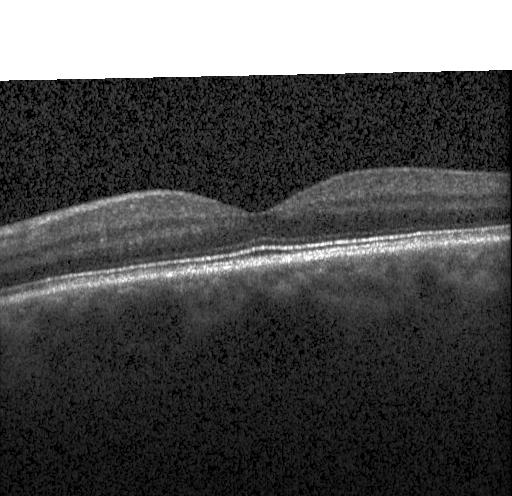
#> input picture data/test_image3.jpeg, 512 x 496 px, found by its file name
$ python view_color.py
#> lines starting #> are read from the running program, lines starting #| are printed output that depends on the picture
import cv2
import matplotlib.pyplot as plt

# Load the image
image = cv2.imread("./data/test_image3.jpeg")  # Replace with your image path
#> image is the input picture: shape (496, 512, 3); min 0, max 255, mean 79
image_rgb = cv2.cvtColor(image, cv2.COLOR_BGR2RGB)  # Convert BGR to RGB

# Define color space conversions
color_spaces = {
    "RGB": image_rgb,
    "Grayscale": cv2.cvtColor(image, cv2.COLOR_BGR2GRAY),
    "HSV": cv2.cvtColor(image, cv2.COLOR_BGR2HSV),
    "Lab": cv2.cvtColor(image, cv2.COLOR_BGR2LAB),
    "Luv": cv2.cvtColor(image, cv2.COLOR_BGR2LUV),
    "XYZ": cv2.cvtColor(image, cv2.COLOR_BGR2XYZ),
    "YCrCb": cv2.cvtColor(image, cv2.COLOR_BGR2YCrCb),
    "HLS": cv2.cvtColor(image, cv2.COLOR_BGR2HLS),
    "YUV": cv2.cvtColor(image, cv2.COLOR_BGR2YUV),
}

# Plot images in different color spaces
num_spaces = len(color_spaces)
#> num_spaces = 9
fig, axs = plt.subplots(1, num_spaces, figsize=(20, 5))

for i, (space_name, img) in enumerate(color_spaces.items()):
    if len(img.shape) == 2:  # Grayscale image
        axs[i].imshow(img, cmap="gray")
    else:  # Color image
        if space_name != "RGB":
            img = cv2.cvtColor(img, cv2.COLOR_BGR2RGB)  # Convert for proper display
        axs[i].imshow(img)

    axs[i].set_title(space_name)
    axs[i].axis("off")
#> this loop made 9 passes
#> space_name on passes 1 to 9: 'RGB', 'Grayscale', 'HSV', 'Lab', 'Luv', 'XYZ', 'YCrCb', 'HLS', 'YUV'

plt.tight_layout()
plt.show()
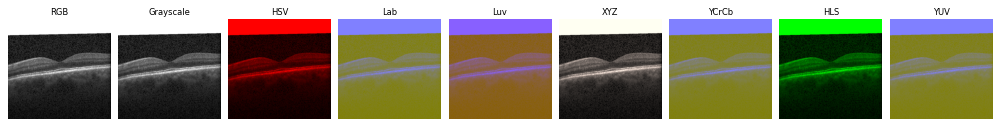
#> figure drawn by matplotlib, 9 panels
